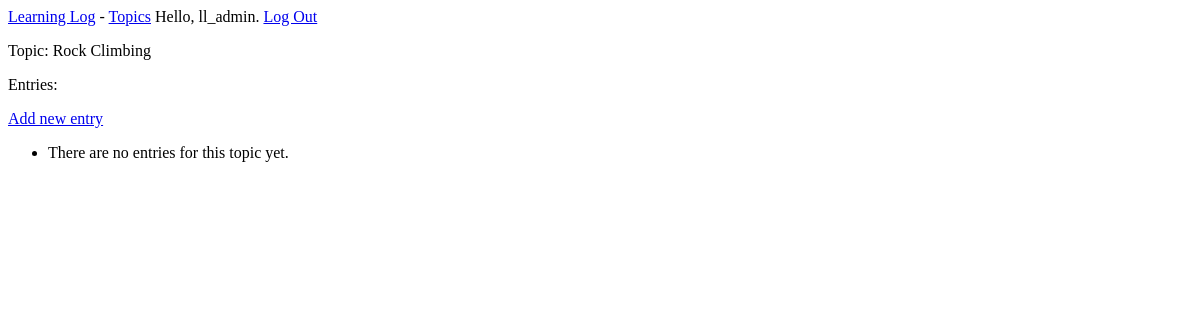
The app's page /topics/2/ (signed in), older data.
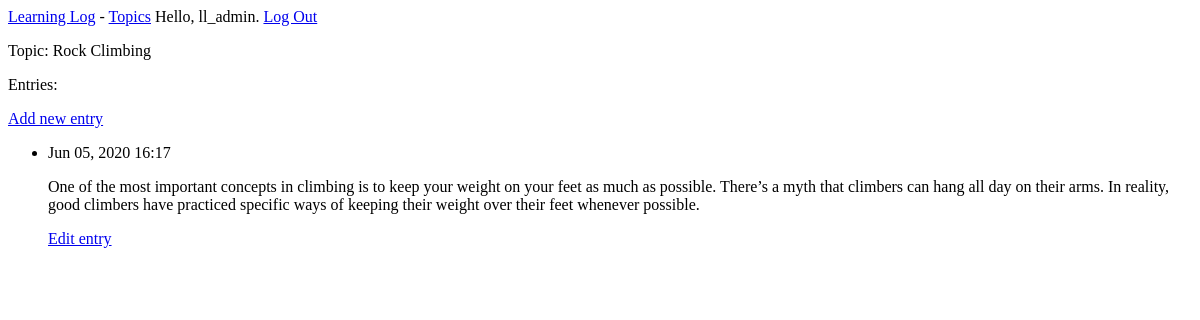
The same page, newer data.
### learning_logs/models.py (models this page shows, shortened)
class Entry(models.Model):
    topic = models.ForeignKey(Topic, on_delete=models.PROTECT)
    text = models.TextField()
    date_added = models.DateTimeField(auto_now_add=True)
    class Meta:
        verbose_name_plural = "entries"

### learning_logs/views.py (the view)
# urls.py: path('topics/<int:topic_id>/', views.topic, name='topic'),
@login_required
def topic(request, topic_id):
    topic = Topic.objects.get(id=topic_id)
    entries = topic.entry_set.order_by('-date_added')
    context = {'topic': topic, 'entries': entries}
    return render(request, 'learning_logs/topic.html', context)

### learning_logs/models.py (called while the page is built)
    def __str__(self):
        return self.text

### learning_logs/templates/learning_logs/topic.html
{% extends 'learning_logs/base.html' %} {% block content %}
<p>Topic: {{ topic }}</p>
<p>Entries:</p>
<p>
  <a href="{% url 'learning_logs:new_entry' topic.id %}">Add new entry</a>
</p>
<ul>
  {% for entry in entries %}
  <li>
    <p>{{ entry.date_added|date:'M d, Y H:i' }}</p>
    <p>{{ entry.text|linebreaks }}</p>
    <p>
      <a href="{% url 'learning_logs:edit_entry' entry.id %}">Edit entry</a>
    </p>
  </li>
  {% empty %}
  <li>There are no entries for this topic yet.</li>
  {% endfor %}
</ul>
{% endblock content %}

Row changes from the older to the newer data that the page shows:
added Entry: date_added "Jun 05, 2020 16:17", text "One of the most important concepts in climbing is to keep your weight on your feet as much as possible. There’s a myth that climbers can hang all day on their arms. In reality, good climbers have practiced specific ways of keeping their weight over their feet whenever possible."
Text that changed along with them:
text no longer shown: "There are no entries for this topic yet."
